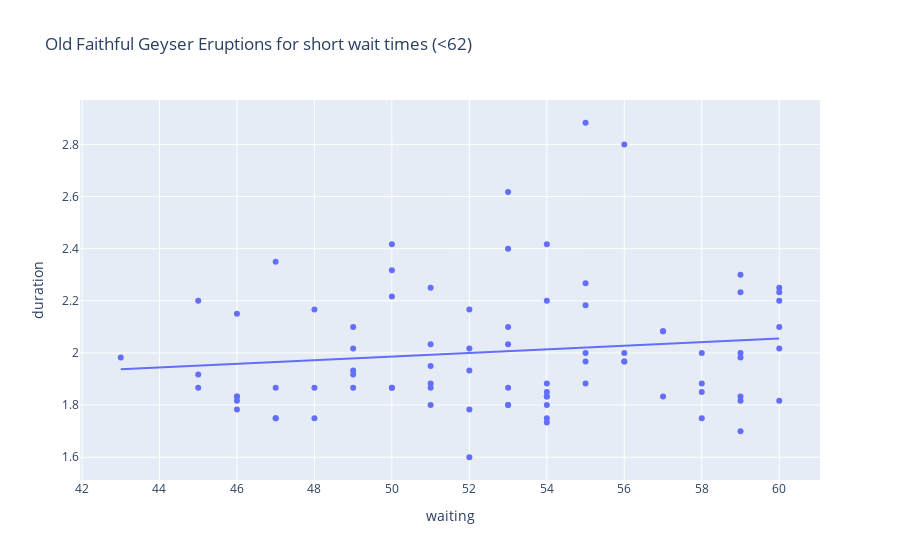
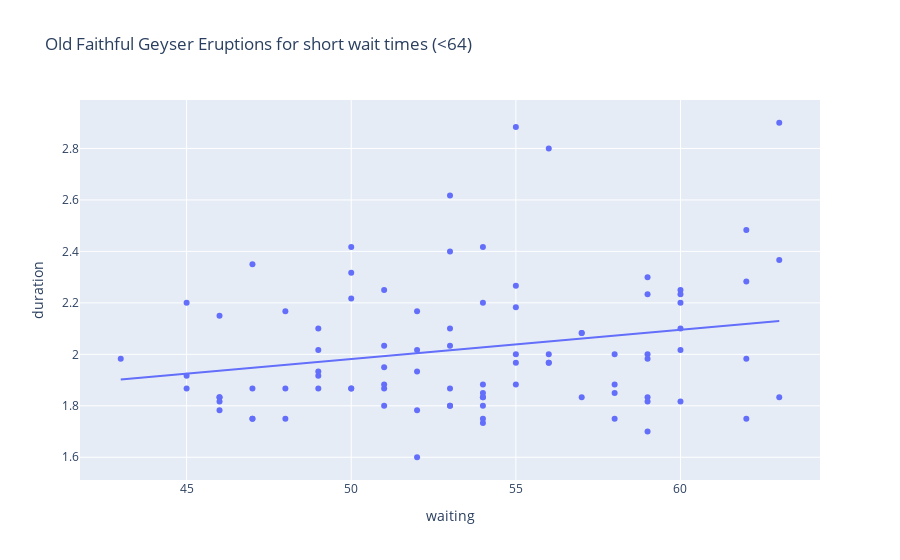
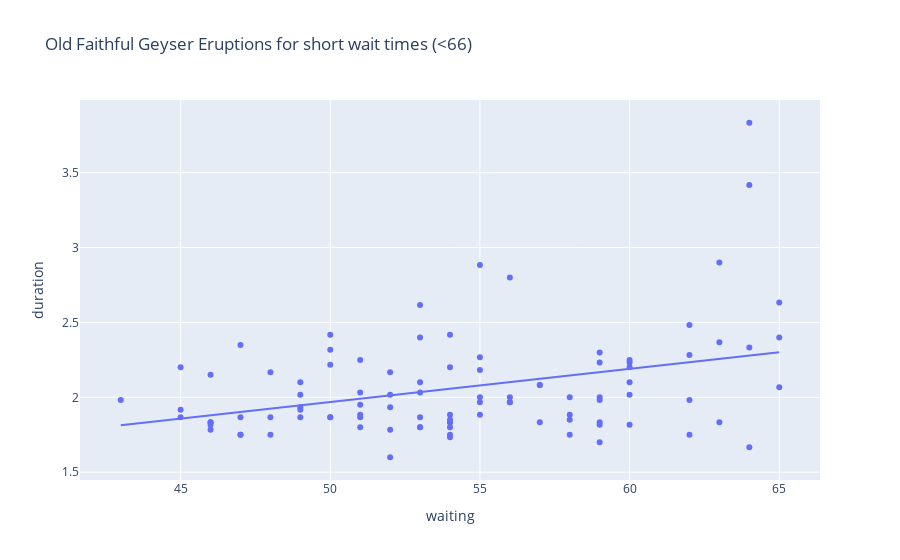

Notebook source saved alongside these figures, in order:
### Markdown cell above
9. As seen in the introductory figure above, if the delay of the geyser eruption since the previous geyser eruption exceeds approximately 63 minutes, there is a notable increase in the duration of the geyser eruption itself. In the figure below we therefore restrict the dataset to only short wait times. Within the context of only short wait times, is there evidence in the data for a relationship between duration and wait time in the same manner as in the full data set? Using the following code, characterize the evidence against the null hypothesis in the context of short wait times which are less than short_wait_limit values of 62, 64, 66.

### Code cell
import plotly.express as px
import statsmodels.formula.api as smf

times = [62, 64, 66]
for short_wait_limit in times:
    short_wait = old_faithful.waiting < short_wait_limit

    print(smf.ols('duration ~ waiting', data=old_faithful[short_wait]).fit().summary().tables[1])

    # Create a scatter plot with a linear regression trendline
    fig = px.scatter(old_faithful[short_wait], x='waiting', y='duration', 
                    title="Old Faithful Geyser Eruptions for short wait times (<"+str(short_wait_limit)+")", 
                    trendline='ols')

    fig.show() # USE `fig.show(renderer="png")` FOR ALL GitHub and MarkUs SUBMISSIONS

### Figure 1 — Plotly figure (JSON) as saved in the notebook; plotly's stock layout.template omitted (floating-point values rounded to 4 significant figures)
{"data": [{"hovertemplate": "waiting=%{x}<br>duration=%{y}<extra></extra>", "legendgroup": "", "marker": {"color": "#636efa", "symbol": "circle"}, "mode": "markers", "name": "", "orientation": "v", "showlegend": false, "type": "scatter", "x": [54, 55, 51, 54, 47, 52, 52, 51, 47, 55, 52, 48, 59, 58, 58, 53, 59, 54, 54, 59, 48, 60, 56, 60, 48, 60, 50, 51, 49, 47, 52, 59, 59, 50, 59, 53, 56, 45, 55, 45, 56, 46, 51, 53, 60, 59, 49, 53, 53, 45, 58, 52, 49, 57, 50, 55, 51, 46, 55, 57, 51, 60, 53, 46, 49, 49, 53, 55, 50, 54, 54, 50, 54, 54, 47, 57, 54, 56, 58, 43, 60, 46, 46], "xaxis": "x", "y": [1.8, 2.883, 1.95, 1.833, 1.75, 2.167, 1.6, 1.8, 1.75, 1.967, 2.017, 1.867, 1.833, 1.883, 1.75, 2.1, 2, 1.833, 1.733, 2.233, 1.75, 1.817, 1.967, 2.017, 2.167, 2.2, 1.867, 1.867, 2.1, 1.867, 1.783, 2.3, 1.7, 2.317, 1.817, 2.617, 1.967, 1.917, 2.267, 1.867, 2.8, 1.833, 1.883, 2.033, 2.233, 1.983, 2.017, 1.8, 1.8, 2.2, 2, 1.933, 1.917, 2.083, 2.417, 1.883, 2.033, 1.833, 2.183, 1.833, 2.25, 2.1, 1.867, 1.783, 1.933, 1.867, 2.4, 2, 1.867, 1.75, 2.417, 2.217, 1.883, 1.85, 2.35, 2.083, 2.2, 2, 1.85, 1.983, 2.25, 2.15, 1.817], "yaxis": "y"}, {"hovertemplate": "<b>OLS trendline</b><br>duration = 0.00691825 * waiting + 1.64008<br>R<sup>2</sup>=0.017113<br><br>waiting=%{x}<br>duration=%{y} <b>(trend)</b><extra></extra>", "legendgroup": "", "marker": {"color": "#636efa", "symbol": "circle"}, "mode": "lines", "name": "", "showlegend": false, "type": "scatter", "x": [43, 45, 45, 45, 46, 46, 46, 46, 46, 47, 47, 47, 47, 48, 48, 48, 49, 49, 49, 49, 49, 50, 50, 50, 50, 50, 51, 51, 51, 51, 51, 51, 52, 52, 52, 52, 52, 53, 53, 53, 53, 53, 53, 53, 54, 54, 54, 54, 54, 54, 54, 54, 54, 55, 55, 55, 55, 55, 55, 56, 56, 56, 56, 57, 57, 57, 58, 58, 58, 58, 59, 59, 59, 59, 59, 59, 59, 60, 60, 60, 60, 60, 60], "xaxis": "x", "y": [1.938, 1.951, 1.951, 1.951, 1.958, 1.958, 1.958, 1.958, 1.958, 1.965, 1.965, 1.965, 1.965, 1.972, 1.972, 1.972, 1.979, 1.979, 1.979, 1.979, 1.979, 1.986, 1.986, 1.986, 1.986, 1.986, 1.993, 1.993, 1.993, 1.993, 1.993, 1.993, 2.0, 2.0, 2.0, 2.0, 2.0, 2.007, 2.007, 2.007, 2.007, 2.007, 2.007, 2.007, 2.014, 2.014, 2.014, 2.014, 2.014, 2.014, 2.014, 2.014, 2.014, 2.021, 2.021, 2.021, 2.021, 2.021, 2.021, 2.028, 2.028, 2.028, 2.028, 2.034, 2.034, 2.034, 2.041, 2.041, 2.041, 2.041, 2.048, 2.048, 2.048, 2.048, 2.048, 2.048, 2.048, 2.055, 2.055, 2.055, 2.055, 2.055, 2.055], "yaxis": "y"}], "layout": {"legend": {"tracegroupgap": 0}, "title": {"text": "Old Faithful Geyser Eruptions for short wait times (<62)"}, "xaxis": {"anchor": "y", "domain": [0, 1], "title": {"text": "waiting"}}, "yaxis": {"anchor": "x", "domain": [0, 1], "title": {"text": "duration"}}}}

### Figure 2 — Plotly figure (JSON) as saved in the notebook; plotly's stock layout.template omitted (floating-point values rounded to 4 significant figures)
{"data": [{"hovertemplate": "waiting=%{x}<br>duration=%{y}<extra></extra>", "legendgroup": "", "marker": {"color": "#636efa", "symbol": "circle"}, "mode": "markers", "name": "", "orientation": "v", "showlegend": false, "type": "scatter", "x": [54, 62, 55, 51, 54, 47, 52, 62, 52, 51, 47, 55, 52, 48, 59, 58, 58, 53, 59, 54, 54, 59, 48, 60, 56, 62, 60, 48, 60, 50, 63, 51, 62, 49, 47, 52, 59, 59, 50, 59, 53, 56, 45, 55, 45, 56, 46, 51, 53, 60, 59, 49, 53, 53, 45, 58, 63, 52, 49, 57, 50, 55, 51, 46, 55, 57, 51, 60, 53, 46, 49, 49, 53, 55, 50, 54, 54, 50, 54, 54, 47, 63, 57, 54, 56, 58, 43, 60, 46, 46], "xaxis": "x", "y": [1.8, 2.283, 2.883, 1.95, 1.833, 1.75, 2.167, 1.75, 1.6, 1.8, 1.75, 1.967, 2.017, 1.867, 1.833, 1.883, 1.75, 2.1, 2, 1.833, 1.733, 2.233, 1.75, 1.817, 1.967, 1.983, 2.017, 2.167, 2.2, 1.867, 1.833, 1.867, 2.483, 2.1, 1.867, 1.783, 2.3, 1.7, 2.317, 1.817, 2.617, 1.967, 1.917, 2.267, 1.867, 2.8, 1.833, 1.883, 2.033, 2.233, 1.983, 2.017, 1.8, 1.8, 2.2, 2, 2.367, 1.933, 1.917, 2.083, 2.417, 1.883, 2.033, 1.833, 2.183, 1.833, 2.25, 2.1, 1.867, 1.783, 1.933, 1.867, 2.4, 2, 1.867, 1.75, 2.417, 2.217, 1.883, 1.85, 2.35, 2.9, 2.083, 2.2, 2, 1.85, 1.983, 2.25, 2.15, 1.817], "yaxis": "y"}, {"hovertemplate": "<b>OLS trendline</b><br>duration = 0.0113626 * waiting + 1.41398<br>R<sup>2</sup>=0.048880<br><br>waiting=%{x}<br>duration=%{y} <b>(trend)</b><extra></extra>", "legendgroup": "", "marker": {"color": "#636efa", "symbol": "circle"}, "mode": "lines", "name": "", "showlegend": false, "type": "scatter", "x": [43, 45, 45, 45, 46, 46, 46, 46, 46, 47, 47, 47, 47, 48, 48, 48, 49, 49, 49, 49, 49, 50, 50, 50, 50, 50, 51, 51, 51, 51, 51, 51, 52, 52, 52, 52, 52, 53, 53, 53, 53, 53, 53, 53, 54, 54, 54, 54, 54, 54, 54, 54, 54, 55, 55, 55, 55, 55, 55, 56, 56, 56, 56, 57, 57, 57, 58, 58, 58, 58, 59, 59, 59, 59, 59, 59, 59, 60, 60, 60, 60, 60, 60, 62, 62, 62, 62, 63, 63, 63], "xaxis": "x", "y": [1.903, 1.925, 1.925, 1.925, 1.937, 1.937, 1.937, 1.937, 1.937, 1.948, 1.948, 1.948, 1.948, 1.959, 1.959, 1.959, 1.971, 1.971, 1.971, 1.971, 1.971, 1.982, 1.982, 1.982, 1.982, 1.982, 1.993, 1.993, 1.993, 1.993, 1.993, 1.993, 2.005, 2.005, 2.005, 2.005, 2.005, 2.016, 2.016, 2.016, 2.016, 2.016, 2.016, 2.016, 2.028, 2.028, 2.028, 2.028, 2.028, 2.028, 2.028, 2.028, 2.028, 2.039, 2.039, 2.039, 2.039, 2.039, 2.039, 2.05, 2.05, 2.05, 2.05, 2.062, 2.062, 2.062, 2.073, 2.073, 2.073, 2.073, 2.084, 2.084, 2.084, 2.084, 2.084, 2.084, 2.084, 2.096, 2.096, 2.096, 2.096, 2.096, 2.096, 2.118, 2.118, 2.118, 2.118, 2.13, 2.13, 2.13], "yaxis": "y"}], "layout": {"legend": {"tracegroupgap": 0}, "title": {"text": "Old Faithful Geyser Eruptions for short wait times (<64)"}, "xaxis": {"anchor": "y", "domain": [0, 1], "title": {"text": "waiting"}}, "yaxis": {"anchor": "x", "domain": [0, 1], "title": {"text": "duration"}}}}

### Figure 3 — Plotly figure (JSON) as saved in the notebook; plotly's stock layout.template omitted (floating-point values rounded to 4 significant figures)
{"data": [{"hovertemplate": "waiting=%{x}<br>duration=%{y}<extra></extra>", "legendgroup": "", "marker": {"color": "#636efa", "symbol": "circle"}, "mode": "markers", "name": "", "orientation": "v", "showlegend": false, "type": "scatter", "x": [54, 62, 55, 51, 54, 47, 52, 62, 52, 51, 47, 55, 52, 48, 59, 58, 58, 64, 53, 59, 54, 54, 64, 59, 48, 60, 65, 56, 62, 60, 65, 48, 60, 50, 63, 51, 62, 49, 47, 52, 59, 59, 50, 59, 53, 56, 45, 55, 45, 56, 46, 51, 53, 60, 59, 49, 53, 65, 53, 45, 58, 63, 52, 49, 57, 50, 55, 51, 46, 55, 57, 51, 60, 53, 46, 49, 49, 64, 53, 55, 50, 54, 54, 50, 54, 54, 64, 47, 63, 57, 54, 56, 58, 43, 60, 46, 46], "xaxis": "x", "y": [1.8, 2.283, 2.883, 1.95, 1.833, 1.75, 2.167, 1.75, 1.6, 1.8, 1.75, 1.967, 2.017, 1.867, 1.833, 1.883, 1.75, 3.833, 2.1, 2, 1.833, 1.733, 1.667, 2.233, 1.75, 1.817, 2.067, 1.967, 1.983, 2.017, 2.633, 2.167, 2.2, 1.867, 1.833, 1.867, 2.483, 2.1, 1.867, 1.783, 2.3, 1.7, 2.317, 1.817, 2.617, 1.967, 1.917, 2.267, 1.867, 2.8, 1.833, 1.883, 2.033, 2.233, 1.983, 2.017, 1.8, 2.4, 1.8, 2.2, 2, 2.367, 1.933, 1.917, 2.083, 2.417, 1.883, 2.033, 1.833, 2.183, 1.833, 2.25, 2.1, 1.867, 1.783, 1.933, 1.867, 3.417, 2.4, 2, 1.867, 1.75, 2.417, 2.217, 1.883, 1.85, 2.333, 2.35, 2.9, 2.083, 2.2, 2, 1.85, 1.983, 2.25, 2.15, 1.817], "yaxis": "y"}, {"hovertemplate": "<b>OLS trendline</b><br>duration = 0.0221439 * waiting + 0.861873<br>R<sup>2</sup>=0.126194<br><br>waiting=%{x}<br>duration=%{y} <b>(trend)</b><extra></extra>", "legendgroup": "", "marker": {"color": "#636efa", "symbol": "circle"}, "mode": "lines", "name": "", "showlegend": false, "type": "scatter", "x": [43, 45, 45, 45, 46, 46, 46, 46, 46, 47, 47, 47, 47, 48, 48, 48, 49, 49, 49, 49, 49, 50, 50, 50, 50, 50, 51, 51, 51, 51, 51, 51, 52, 52, 52, 52, 52, 53, 53, 53, 53, 53, 53, 53, 54, 54, 54, 54, 54, 54, 54, 54, 54, 55, 55, 55, 55, 55, 55, 56, 56, 56, 56, 57, 57, 57, 58, 58, 58, 58, 59, 59, 59, 59, 59, 59, 59, 60, 60, 60, 60, 60, 60, 62, 62, 62, 62, 63, 63, 63, 64, 64, 64, 64, 65, 65, 65], "xaxis": "x", "y": [1.814, 1.858, 1.858, 1.858, 1.88, 1.88, 1.88, 1.88, 1.88, 1.903, 1.903, 1.903, 1.903, 1.925, 1.925, 1.925, 1.947, 1.947, 1.947, 1.947, 1.947, 1.969, 1.969, 1.969, 1.969, 1.969, 1.991, 1.991, 1.991, 1.991, 1.991, 1.991, 2.013, 2.013, 2.013, 2.013, 2.013, 2.036, 2.036, 2.036, 2.036, 2.036, 2.036, 2.036, 2.058, 2.058, 2.058, 2.058, 2.058, 2.058, 2.058, 2.058, 2.058, 2.08, 2.08, 2.08, 2.08, 2.08, 2.08, 2.102, 2.102, 2.102, 2.102, 2.124, 2.124, 2.124, 2.146, 2.146, 2.146, 2.146, 2.168, 2.168, 2.168, 2.168, 2.168, 2.168, 2.168, 2.191, 2.191, 2.191, 2.191, 2.191, 2.191, 2.235, 2.235, 2.235, 2.235, 2.257, 2.257, 2.257, 2.279, 2.279, 2.279, 2.279, 2.301, 2.301, 2.301], "yaxis": "y"}], "layout": {"legend": {"tracegroupgap": 0}, "title": {"text": "Old Faithful Geyser Eruptions for short wait times (<66)"}, "xaxis": {"anchor": "y", "domain": [0, 1], "title": {"text": "waiting"}}, "yaxis": {"anchor": "x", "domain": [0, 1], "title": {"text": "duration"}}}}
